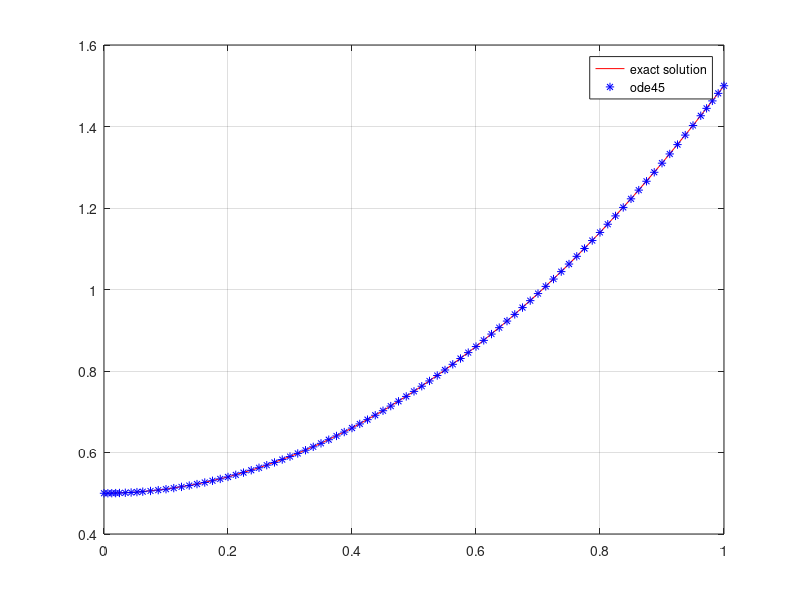

Write MATLAB code to recreate this figure.
 x1 = 0:0.05:1;
 function g = fi(x1)
g = x1.^2 + 1./ 2; %% сюда пишешь первообразную(исходную функцию вычислив диффур с твоими значениями x0 и y0
end
y1 = fi(x1)
function [q] = f(t, y1)
q = [-4.*t.^3 + 4 .* t .* y1]; %% сюда писать правую часть диффура(короче надо перенести всё вправа заменив знаки а слева оставить только y' а то что справа вписать сюда
end
opt = odeset ("RelTol", 1e-6, "AbsTol", 1e-6, 'InitialStep', 0.025,'MaxStep', 0.05);
[x45, y45] = ode45 (@(t, y1) f(t, y1), [0 1], 0.5, opt); %% в квадратных скобках x0 из задачи и x0 + 1 после скобок число это y0
figure();
plot(x1, y1,'-r;exact solution;', x45, y45,'*b;ode45;');
grid on;
